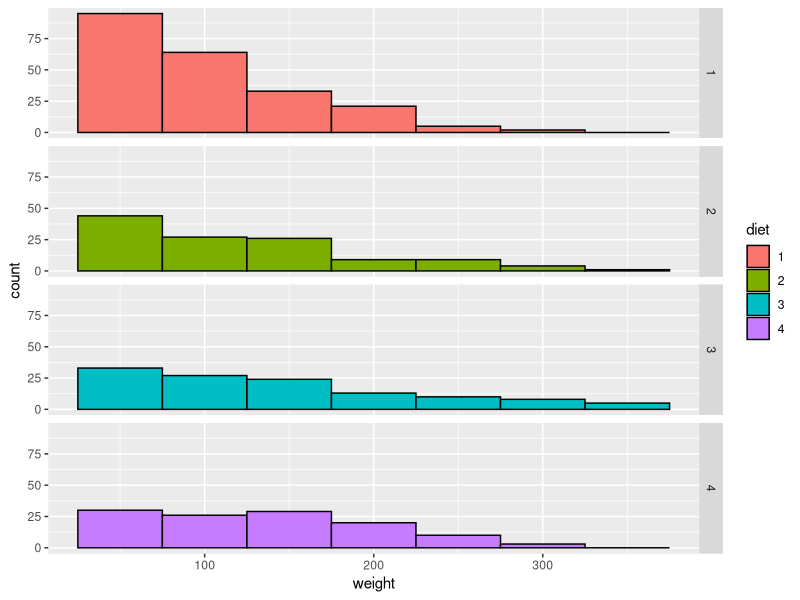
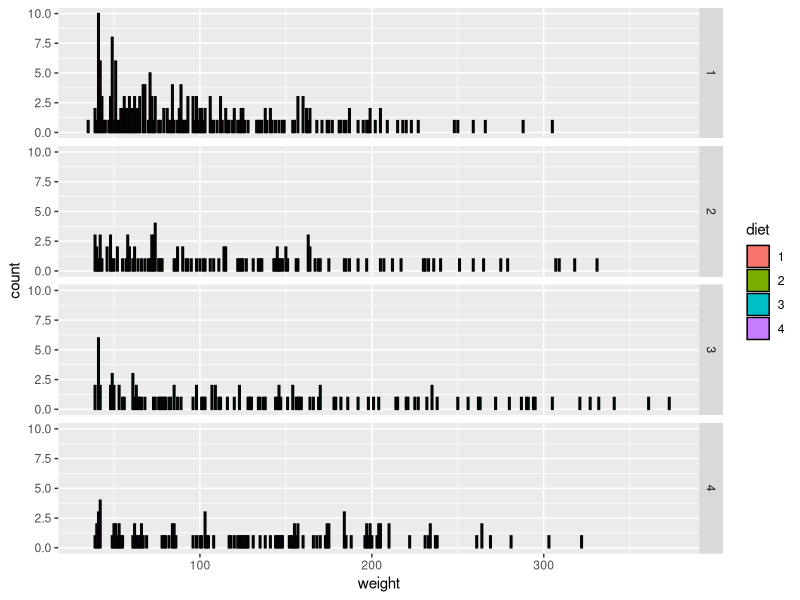
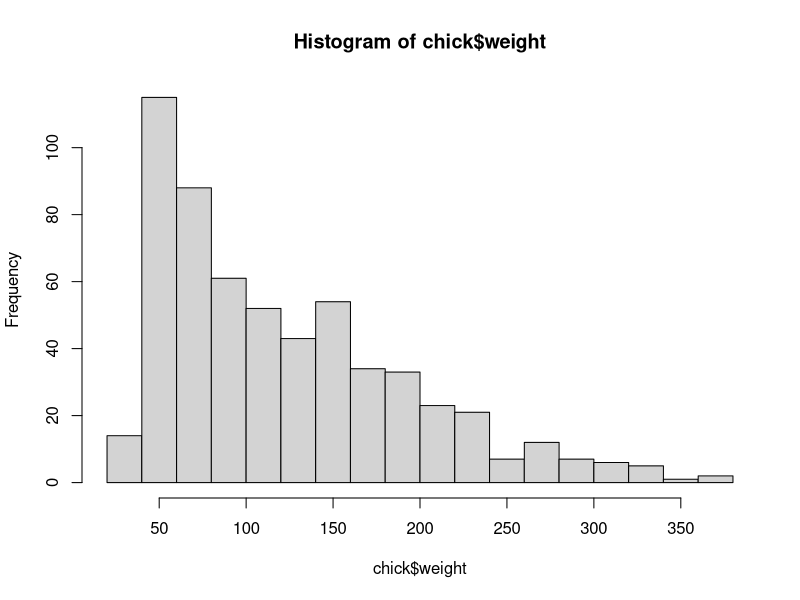
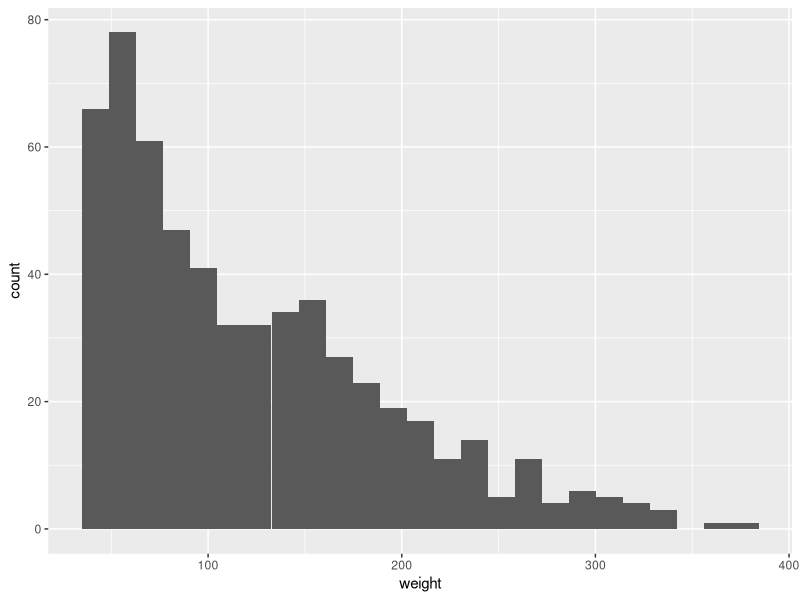
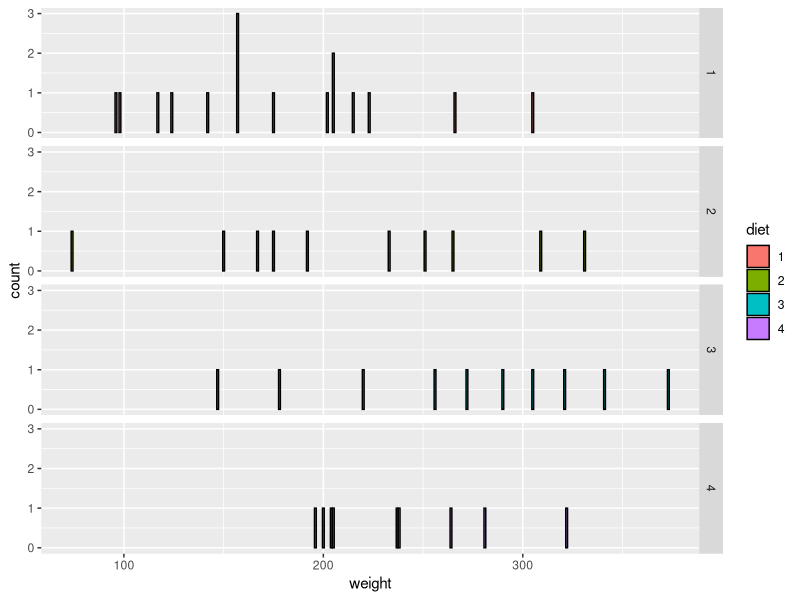
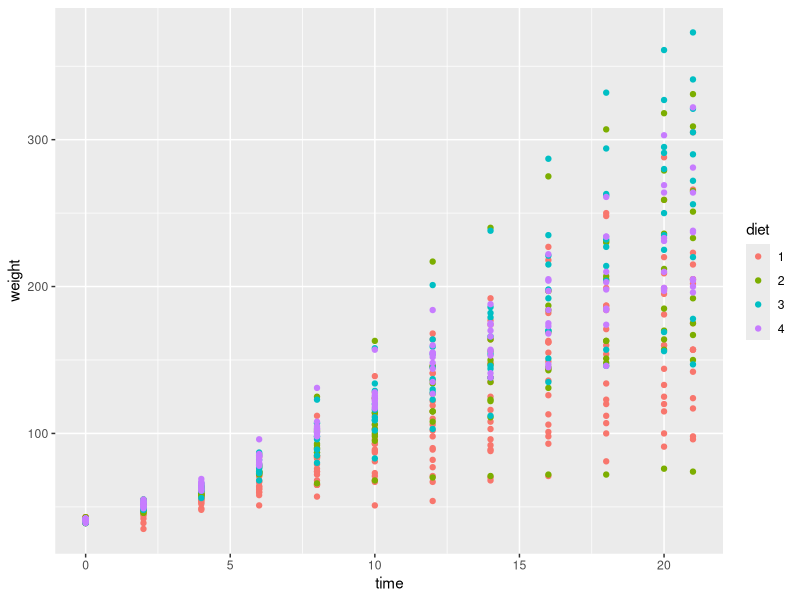
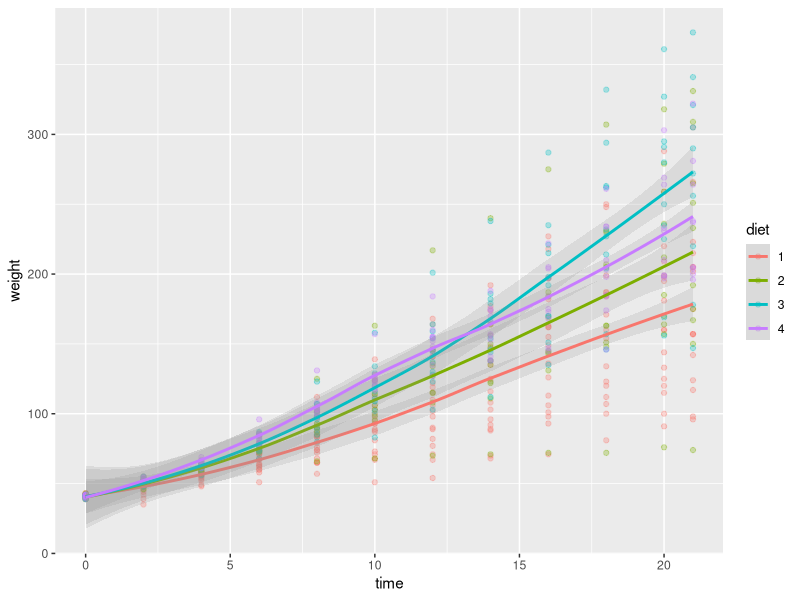
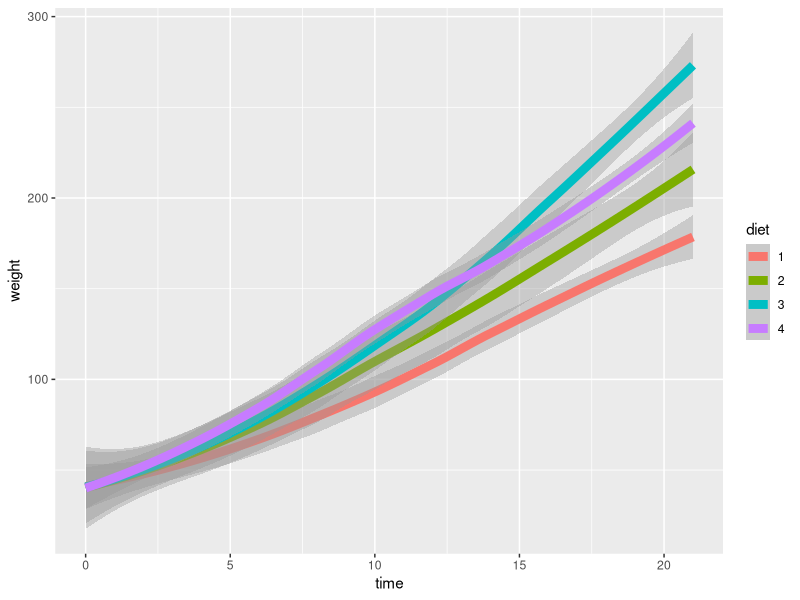

The R script that drew these images, in order:
library(ggplot2);data(ChickWeight)
chick<-ChickWeight
names(chick)<-tolower(names(chick))
str(chick);head(chick)

## 분포 보기
p<-ggplot(chick,aes(weight,fill=diet))
p+geom_histogram(color="black",binwidth=50)+facet_grid(diet~.)
# 또는 
p+geom_bar(color="black",binwidth=50)+facet_grid(diet~.)

## binwidth는 어떻게 구하나요?
# 방법 1
range<-diff(range(chick$weight));range 
# 변수 범위를 구하고
n_class<-1+3.3*log(nrow(chick))
# 계급수를 구한다음
range/n_class
# 변수 범위를 계급수로 나눔

# 방법 2
a<-hist(chick$weight,breaks="FD")
str(a)

# 방법 3
bw<-diff(range(chick$weight)) / (2*IQR(chick$weight)/length(chick$weight)^(1/3))
ggplot(chick,aes(weight))+geom_histogram(binwidth=bw) 

## 특정 구간 분포 보기
p<-ggplot(subset(chick,time==21),aes(weight,fill=diet))
p+geom_bar(color="black",binwidth=50)+facet_grid(diet~.)

## 시간에 따른 체중 변화 보기
p<-ggplot(chick,aes(time,weight,group=diet,color=diet))
p+geom_point()
p+geom_point(alpha=.3)+geom_smooth(alpha=.2,size=1,method="loess")
p+geom_smooth(alpha=.4,size=3,method="loess")
ggplot(chick,aes(time,weight,color=diet,group=chick))+geom_line()
ggplot(chick,aes(time,weight,color=diet,group=chick))+geom_line()+facet_wrap(~diet)

## 바그래프 보기
p<-ggplot(chick,aes(time,weight,fill=diet))
p+geom_bar(stat="identity")
p+geom_bar(stat="identity")+guides(fill=guide_legend(reverse=T))
p+geom_bar(position="dodge",stat="identity")

## 이상한 점을 확인해 보면...
library(plyr);library(dplyr)
# method 1
ddply(chick,"diet",summarise,unique.count=length(unique(chick)),count.record=length(chick),wt.mean=mean(weight))
# method 2
levels(chick$chick)
chick %>%
group_by(diet) %>% summarise(n_distinct(chick),count.record=length(chick),mean.wt=mean(weight))
# method 3
ggplot(chick,aes(diet,weight))+geom_boxplot()



data(diamonds);str(diamonds)

## 변수 분포를 보면서 의미 이해하기
ggplot(diamonds,aes(cut))+geom_bar()
ggplot(diamonds,aes(color))+geom_bar()
ggplot(diamonds,aes(clarity))+geom_bar()
ggplot(diamonds,aes(carat))+geom_bar(binwidth=0.25)+xlim(0,max(5))

## 색상과 투명도 변수의 어떤 값이 좋은 것일까요?
p<-ggplot(diamonds,aes(carat,price,color=color))
p+geom_point() # 어떤 색상이 좋은 것인가요?
p+geom_line()  # 알 수 있나요?
p+geom_smooth(alpha=.4,size=2,method="loess") # 알 수 있습니다.
p<-ggplot(diamonds,aes(carat,price,color=clarity))
p+geom_point() # 어떤 투명도가 좋은 것인가요?
p+geom_smooth(alpah=.4,size=2,method="loess") # 알 수 있습니다.

## boxplot
diamonds$size<-cut(diamonds$carat,breaks=c(0,1,2,3,Inf),right=F,labels=c("1C less","1C more 2C less","2C more 3C less","3C more"))
ggplot(diamonds,aes(x=interaction(cut,size),y=price))+geom_boxplot()+coord_flip()
ggplot(diamonds,aes(x=interaction(color,size),y=price))+geom_boxplot()+coord_flip()
ggplot(diamonds,aes(x=interaction(clarity,size),y=price))+geom_boxplot()+coord_flip()

## 특정 구간 분포 보기
levels(diamonds$size)
ggplot(subset(diamonds,size=="1C less"),aes(price,fill=cut))+geom_bar(color="black",binwidth=500)+facet_grid(cut~.)
ggplot(subset(diamonds,size=="1C more 2C less"),aes(price,fill=cut))+geom_bar(color="black",binwidth=500)+facet_grid(cut~.)
ggplot(subset(diamonds,size=="2C more 3C less"),aes(price,fill=cut))+geom_bar(color="black",binwidth=500)+facet_grid(cut~.)
ggplot(subset(diamonds,size=="3C more"),aes(price,fill=cut))+geom_bar(color="black",binwidth=500)+facet_grid(cut~.)

## 기타 
ggplot(diamonds,aes(carat,fill=cut))+geom_bar(binwidth=0.5,position="fill")
